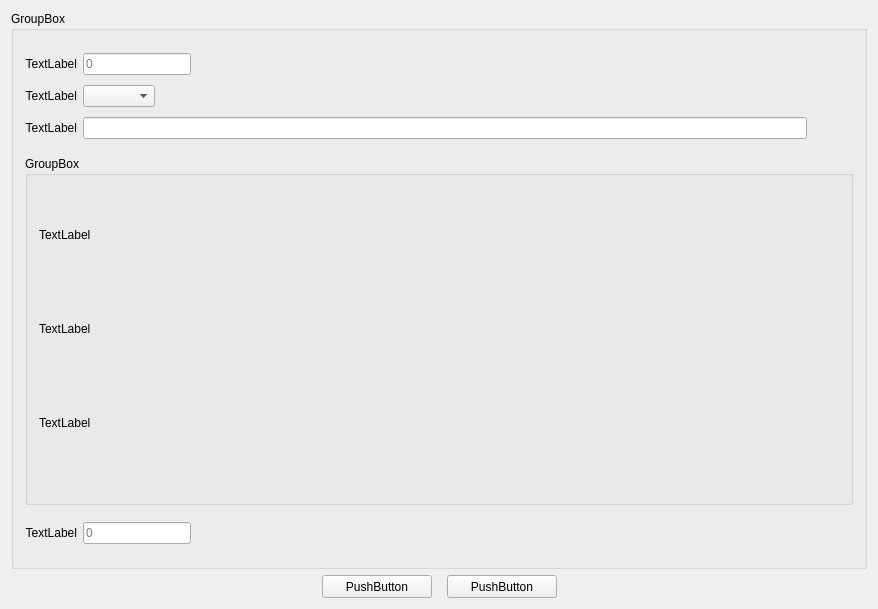
<?xml version="1.0" encoding="UTF-8"?>
<ui version="4.0">
 <class>ACAutomaticSetting</class>
 <widget class="QWidget" name="ACAutomaticSetting">
  <property name="geometry">
   <rect>
    <x>0</x>
    <y>0</y>
    <width>878</width>
    <height>609</height>
   </rect>
  </property>
  <property name="windowTitle">
   <string>ACAutomaticSetting</string>
  </property>
  <layout class="QHBoxLayout" name="horizontalLayout">
   <property name="spacing">
    <number>0</number>
   </property>
   <property name="sizeConstraint">
    <enum>QLayout::SetDefaultConstraint</enum>
   </property>
   <property name="leftMargin">
    <number>0</number>
   </property>
   <property name="topMargin">
    <number>0</number>
   </property>
   <property name="rightMargin">
    <number>0</number>
   </property>
   <property name="bottomMargin">
    <number>0</number>
   </property>
   <item>
    <widget class="QWidget" name="backgroundWidget" native="true">
     <layout class="QVBoxLayout" name="verticalLayout_2">
      <property name="sizeConstraint">
       <enum>QLayout::SetDefaultConstraint</enum>
      </property>
      <item>
       <widget class="QGroupBox" name="cmd3GroupSetting">
        <property name="title">
         <string>GroupBox</string>
        </property>
        <layout class="QVBoxLayout" name="verticalLayout">
         <item>
          <widget class="QWidget" name="widget_4" native="true">
           <layout class="QGridLayout" name="gridLayout">
            <property name="leftMargin">
             <number>0</number>
            </property>
            <property name="topMargin">
             <number>11</number>
            </property>
            <property name="rightMargin">
             <number>0</number>
            </property>
            <property name="bottomMargin">
             <number>11</number>
            </property>
            <property name="verticalSpacing">
             <number>10</number>
            </property>
            <item row="2" column="1">
             <layout class="QHBoxLayout" name="horizontalLayout_2">
              <item>
               <widget class="QLineEdit" name="tskPathEdit"/>
              </item>
              <item>
               <widget class="QPushButton" name="tskPathButton">
                <property name="text">
                 <string/>
                </property>
                <property name="autoDefault">
                 <bool>true</bool>
                </property>
                <property name="flat">
                 <bool>true</bool>
                </property>
               </widget>
              </item>
             </layout>
            </item>
            <item row="1" column="0">
             <widget class="QLabel" name="ipsTypeLab">
              <property name="text">
               <string>TextLabel</string>
              </property>
              <property name="alignment">
               <set>Qt::AlignRight|Qt::AlignTrailing|Qt::AlignVCenter</set>
              </property>
             </widget>
            </item>
            <item row="2" column="0">
             <widget class="QLabel" name="tskPathText">
              <property name="text">
               <string>TextLabel</string>
              </property>
              <property name="alignment">
               <set>Qt::AlignRight|Qt::AlignTrailing|Qt::AlignVCenter</set>
              </property>
             </widget>
            </item>
            <item row="1" column="1">
             <layout class="QHBoxLayout" name="horizontalLayout_9">
              <item>
               <widget class="QComboBox" name="ipsTypeCBox">
                <property name="sizePolicy">
                 <sizepolicy hsizetype="Minimum" vsizetype="Fixed">
                  <horstretch>0</horstretch>
                  <verstretch>0</verstretch>
                 </sizepolicy>
                </property>
                <property name="sizeAdjustPolicy">
                 <enum>QComboBox::AdjustToContentsOnFirstShow</enum>
                </property>
               </widget>
              </item>
              <item>
               <spacer name="horizontalSpacer_5">
                <property name="orientation">
                 <enum>Qt::Horizontal</enum>
                </property>
                <property name="sizeType">
                 <enum>QSizePolicy::Expanding</enum>
                </property>
                <property name="sizeHint" stdset="0">
                 <size>
                  <width>45</width>
                  <height>20</height>
                 </size>
                </property>
               </spacer>
              </item>
             </layout>
            </item>
            <item row="0" column="0">
             <widget class="QLabel" name="passlotText">
              <property name="text">
               <string>TextLabel</string>
              </property>
              <property name="alignment">
               <set>Qt::AlignRight|Qt::AlignTrailing|Qt::AlignVCenter</set>
              </property>
             </widget>
            </item>
            <item row="0" column="1">
             <layout class="QHBoxLayout" name="horizontalLayout_5">
              <item>
               <widget class="QLineEdit" name="passlotEdit">
                <property name="sizePolicy">
                 <sizepolicy hsizetype="Preferred" vsizetype="Fixed">
                  <horstretch>0</horstretch>
                  <verstretch>0</verstretch>
                 </sizepolicy>
                </property>
                <property name="placeholderText">
                 <string>0</string>
                </property>
               </widget>
              </item>
              <item>
               <spacer name="horizontalSpacer_4">
                <property name="orientation">
                 <enum>Qt::Horizontal</enum>
                </property>
                <property name="sizeHint" stdset="0">
                 <size>
                  <width>40</width>
                  <height>20</height>
                 </size>
                </property>
               </spacer>
              </item>
             </layout>
            </item>
           </layout>
          </widget>
         </item>
         <item>
          <widget class="QGroupBox" name="coordGroup">
           <property name="sizePolicy">
            <sizepolicy hsizetype="Expanding" vsizetype="Expanding">
             <horstretch>0</horstretch>
             <verstretch>0</verstretch>
            </sizepolicy>
           </property>
           <property name="title">
            <string>GroupBox</string>
           </property>
           <layout class="QVBoxLayout" name="verticalLayout_3">
            <property name="topMargin">
             <number>15</number>
            </property>
            <property name="bottomMargin">
             <number>15</number>
            </property>
            <item>
             <widget class="QLabel" name="defaultTrayLab">
              <property name="text">
               <string>TextLabel</string>
              </property>
             </widget>
            </item>
            <item>
             <widget class="QLabel" name="manualTrayLab">
              <property name="text">
               <string>TextLabel</string>
              </property>
             </widget>
            </item>
            <item>
             <widget class="QLabel" name="autoTrayLab">
              <property name="text">
               <string>TextLabel</string>
              </property>
             </widget>
            </item>
            <item>
             <layout class="QGridLayout" name="trayGLayout">
              <property name="topMargin">
               <number>20</number>
              </property>
             </layout>
            </item>
           </layout>
          </widget>
         </item>
         <item>
          <widget class="QWidget" name="widget_6" native="true">
           <layout class="QHBoxLayout" name="horizontalLayout_10">
            <property name="leftMargin">
             <number>0</number>
            </property>
            <property name="rightMargin">
             <number>0</number>
            </property>
            <item>
             <widget class="QLabel" name="realStartPosText">
              <property name="text">
               <string>TextLabel</string>
              </property>
              <property name="alignment">
               <set>Qt::AlignRight|Qt::AlignTrailing|Qt::AlignVCenter</set>
              </property>
             </widget>
            </item>
            <item>
             <layout class="QHBoxLayout" name="horizontalLayout_8">
              <item>
               <widget class="QLineEdit" name="realStartPosEdit">
                <property name="sizePolicy">
                 <sizepolicy hsizetype="Preferred" vsizetype="Fixed">
                  <horstretch>0</horstretch>
                  <verstretch>0</verstretch>
                 </sizepolicy>
                </property>
                <property name="placeholderText">
                 <string>0</string>
                </property>
               </widget>
              </item>
              <item>
               <spacer name="horizontalSpacer">
                <property name="orientation">
                 <enum>Qt::Horizontal</enum>
                </property>
                <property name="sizeHint" stdset="0">
                 <size>
                  <width>40</width>
                  <height>20</height>
                 </size>
                </property>
               </spacer>
              </item>
             </layout>
            </item>
           </layout>
          </widget>
         </item>
        </layout>
       </widget>
      </item>
      <item>
       <layout class="QHBoxLayout" name="horizontalLayout_3">
        <property name="spacing">
         <number>15</number>
        </property>
        <item>
         <spacer name="horizontalSpacer_2">
          <property name="orientation">
           <enum>Qt::Horizontal</enum>
          </property>
          <property name="sizeHint" stdset="0">
           <size>
            <width>40</width>
            <height>20</height>
           </size>
          </property>
         </spacer>
        </item>
        <item>
         <widget class="QPushButton" name="loadButton">
          <property name="minimumSize">
           <size>
            <width>110</width>
            <height>23</height>
           </size>
          </property>
          <property name="maximumSize">
           <size>
            <width>110</width>
            <height>23</height>
           </size>
          </property>
          <property name="text">
           <string>PushButton</string>
          </property>
         </widget>
        </item>
        <item>
         <widget class="QPushButton" name="hideBtn">
          <property name="minimumSize">
           <size>
            <width>110</width>
            <height>23</height>
           </size>
          </property>
          <property name="text">
           <string>PushButton</string>
          </property>
         </widget>
        </item>
        <item>
         <spacer name="horizontalSpacer_3">
          <property name="orientation">
           <enum>Qt::Horizontal</enum>
          </property>
          <property name="sizeHint" stdset="0">
           <size>
            <width>40</width>
            <height>20</height>
           </size>
          </property>
         </spacer>
        </item>
       </layout>
      </item>
     </layout>
    </widget>
   </item>
  </layout>
 </widget>
 <layoutdefault spacing="6" margin="11"/>
 <resources/>
 <connections/>
</ui>
